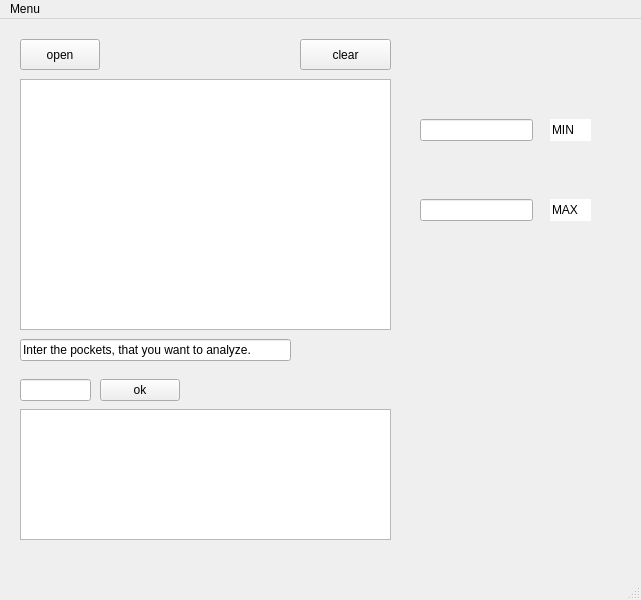
<?xml version="1.0" encoding="UTF-8"?>
<ui version="4.0">
 <class>Sniffer</class>
 <widget class="QMainWindow" name="Sniffer">
  <property name="geometry">
   <rect>
    <x>0</x>
    <y>0</y>
    <width>641</width>
    <height>600</height>
   </rect>
  </property>
  <property name="minimumSize">
   <size>
    <width>641</width>
    <height>600</height>
   </size>
  </property>
  <property name="maximumSize">
   <size>
    <width>641</width>
    <height>600</height>
   </size>
  </property>
  <property name="cursor">
   <cursorShape>PointingHandCursor</cursorShape>
  </property>
  <property name="windowTitle">
   <string>MainWindow</string>
  </property>
  <property name="inputMethodHints">
   <set>Qt::ImhNone</set>
  </property>
  <widget class="QWidget" name="centralwidget">
   <widget class="QPushButton" name="ok">
    <property name="geometry">
     <rect>
      <x>100</x>
      <y>360</y>
      <width>80</width>
      <height>22</height>
     </rect>
    </property>
    <property name="text">
     <string>ok</string>
    </property>
   </widget>
   <widget class="QLineEdit" name="lineEdit">
    <property name="geometry">
     <rect>
      <x>20</x>
      <y>320</y>
      <width>271</width>
      <height>22</height>
     </rect>
    </property>
    <property name="text">
     <string>Inter the pockets, that you want to analyze.</string>
    </property>
   </widget>
   <widget class="QLineEdit" name="number">
    <property name="geometry">
     <rect>
      <x>20</x>
      <y>360</y>
      <width>71</width>
      <height>22</height>
     </rect>
    </property>
   </widget>
   <widget class="QPushButton" name="open">
    <property name="geometry">
     <rect>
      <x>20</x>
      <y>20</y>
      <width>80</width>
      <height>31</height>
     </rect>
    </property>
    <property name="text">
     <string>open</string>
    </property>
   </widget>
   <widget class="QPushButton" name="pushButton_2">
    <property name="geometry">
     <rect>
      <x>300</x>
      <y>20</y>
      <width>91</width>
      <height>31</height>
     </rect>
    </property>
    <property name="text">
     <string>clear</string>
    </property>
   </widget>
   <widget class="QLineEdit" name="min">
    <property name="geometry">
     <rect>
      <x>420</x>
      <y>100</y>
      <width>113</width>
      <height>22</height>
     </rect>
    </property>
   </widget>
   <widget class="QLineEdit" name="max">
    <property name="geometry">
     <rect>
      <x>420</x>
      <y>180</y>
      <width>113</width>
      <height>22</height>
     </rect>
    </property>
   </widget>
   <widget class="QLineEdit" name="lineEdit_2">
    <property name="geometry">
     <rect>
      <x>550</x>
      <y>100</y>
      <width>41</width>
      <height>22</height>
     </rect>
    </property>
    <property name="text">
     <string>MIN</string>
    </property>
    <property name="frame">
     <bool>false</bool>
    </property>
   </widget>
   <widget class="QLineEdit" name="lineEdit_3">
    <property name="geometry">
     <rect>
      <x>550</x>
      <y>180</y>
      <width>41</width>
      <height>22</height>
     </rect>
    </property>
    <property name="text">
     <string>MAX</string>
    </property>
    <property name="frame">
     <bool>false</bool>
    </property>
   </widget>
   <widget class="QTextEdit" name="textEdit">
    <property name="geometry">
     <rect>
      <x>20</x>
      <y>60</y>
      <width>371</width>
      <height>251</height>
     </rect>
    </property>
    <property name="maximumSize">
     <size>
      <width>371</width>
      <height>251</height>
     </size>
    </property>
   </widget>
   <widget class="QTextEdit" name="pack">
    <property name="geometry">
     <rect>
      <x>20</x>
      <y>390</y>
      <width>371</width>
      <height>131</height>
     </rect>
    </property>
   </widget>
  </widget>
  <widget class="QMenuBar" name="menubar">
   <property name="geometry">
    <rect>
     <x>0</x>
     <y>0</y>
     <width>641</width>
     <height>19</height>
    </rect>
   </property>
   <widget class="QMenu" name="menuMenu">
    <property name="title">
     <string>Menu</string>
    </property>
    <addaction name="actionOpen"/>
    <addaction name="separator"/>
    <addaction name="actionExit"/>
   </widget>
   <addaction name="menuMenu"/>
  </widget>
  <widget class="QStatusBar" name="statusbar"/>
  <action name="actionOpen">
   <property name="text">
    <string>open</string>
   </property>
  </action>
  <action name="actionExit">
   <property name="text">
    <string>exit</string>
   </property>
  </action>
 </widget>
 <resources/>
 <connections/>
</ui>
